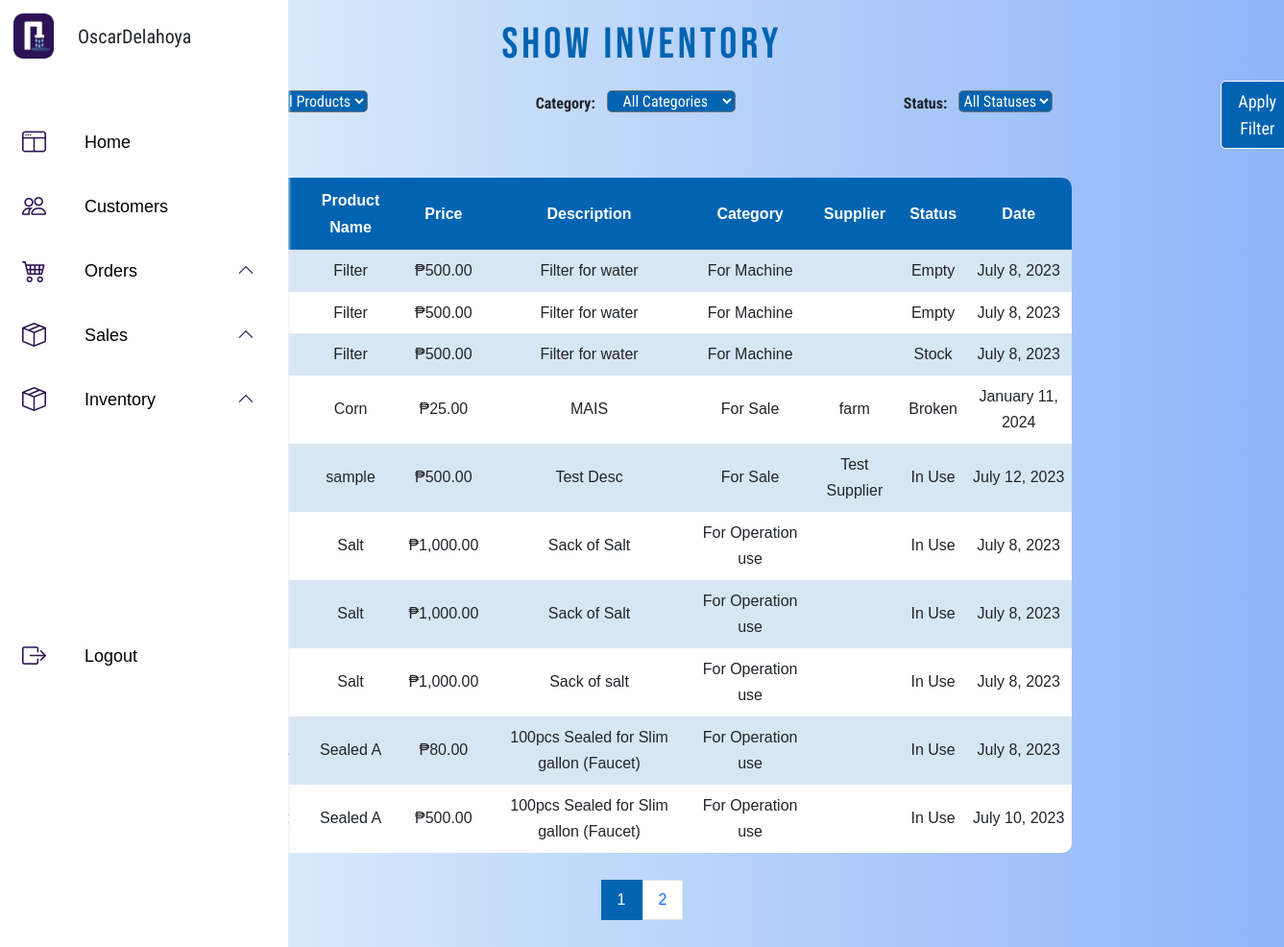
The app's page /admin/show_Inventory.php (signed in) with its own data.
### tables this page shows
CREATE TABLE `inventory` (
  `product_id` varchar(50) NOT NULL,
  `product_name` varchar(100) NOT NULL,
  `price` int(9) NOT NULL,
  `quantity` int(11) DEFAULT 0,
  `description` varchar(100) NOT NULL,
  `category` enum('For Machine','For Sale','For Operation use') NOT NULL,
  `supplier` varchar(50) NOT NULL,
  `status` enum('In Use','Stock','Empty','Broken') NOT NULL,
  `datetime` datetime DEFAULT NULL,
  `image` mediumblob DEFAULT NULL
);

### admin/show_Inventory.php (the view, shortened to what this page needs)
<?php
$servername = "localhost";
$username = 'root';
$password = '';
$dbname = "tentian";
$conn = new mysqli($servername, $username, $password, $dbname);
$recordsPerPage = 10;
$currentPage = isset($_GET['page']) ? intval($_GET['page']) : 1;
$offset = ($currentPage - 1) * $recordsPerPage;
$sql = "SELECT product_id, product_name, price, description, category, supplier, status, datetime FROM inventory";
$sql .= " LIMIT $offset, $recordsPerPage";
$result = $conn->query($sql);
?>
<!DOCTYPE html>
<html>
<head>
    <link href="https://cdn.jsdelivr.net/npm/bootstrap@5.3.0-alpha3/dist/css/bootstrap.min.css" rel="stylesheet">
    <link rel="stylesheet" href="https://cdn.jsdelivr.net/npm/bootstrap-icons@1.10.5/font/bootstrap-icons.css">
    <link rel="stylesheet" href="../admin/files/admin.css">
    <link rel="stylesheet" href="https://unpkg.com/aos@next/dist/aos.css"/>
</head>
<body>
    <?php include ('../admin/adminsidebar.php')?>
    <div class="main-content">
        <div class="showI"><h1>Show Inventory</h1></div>
        <div class="showI-table" data-aos="fade-up">
            <form method="POST">
                <div class="filter">
                    <label for="product-name-filter">Product Name:</label>
                    <select name="product-name-filter" id="product-name-filter">
                        <option value="">All Products</option>
                    </select>
                    <label for="category-filter">Category:</label>
                    <select name="category-filter" id="category-filter">
                        <option value="">All Categories</option>
                    </select>
                    <label for="status-filter">Status:</label>
                    <select name="status-filter" id="status-filter">
                        <option value="">All Statuses</option>
                    </select>
                    <button type="submit" name="apply" class="apply-filter">Apply Filter</button>
                </div>
            </form>
            <table>
                <thead>
                    <tr>
                        <th>Product ID</th>
                        <th>Product Name</th>
                        <th>Price</th>
                        <th>Description</th>
                        <th>Category</th>
                        <th>Supplier</th>
                        <th>Status</th>
                        <th>Date</th>
                    </tr>
                </thead>
                <tbody>
                    <?php
                    if ($result->num_rows > 0) {
                        while ($row = $result->fetch_assoc()) {
                            echo "<tr>";
                            echo "<td>" . $row["product_id"] . "</td>";
                            echo "<td>" . $row["product_name"] . "</td>";
                            echo "<td>₱" . number_format($row["price"], 2) . "</td>";
                            echo "<td>" . $row["description"] . "</td>";
                            echo "<td>" . $row["category"] . "</td>";
                            echo "<td>" . $row["supplier"] . "</td>";
                            echo "<td>" . $row["status"] . "</td>";
                            echo "<td>" . date("F j, Y", strtotime($row["datetime"])) . "</td>";
                            echo "</tr>";
                        }
                    } else {
                        echo "<tr><td colspan='8'>No inventory records found</td></tr>";
                    }
                    ?>
                </tbody>
            </table>
        </div>
        <?php
        $totalRecords = $conn->query("SELECT COUNT(*) AS total FROM inventory")->fetch_assoc()['total'];
        $totalPages = ceil($totalRecords / $recordsPerPage);
        ?>
        <div class="pagination">
            <?php
            for ($i = 1; $i <= $totalPages; $i++) {
                $activeClass = ($i === $currentPage) ? "active" : "";
                echo "<a class='page-link $activeClass' href='show_inventory.php?page=$i'>$i</a>";
            }
            ?>
        </div>
    </div>
</body>
</html>

### admin/files/admin.css (style rules this page uses)
* { padding: 0%; margin: 0%; font-family: sans-serif; }
body { height: 100px; background-image: linear-gradient(to right, #ebf8fa, #8fb5fa); }
.main-content { max-width: 70%; margin: 0 auto; padding: 20px; box-sizing: border-box; }
h1 { font-size: 35px; text-align: center; margin-bottom: 20px; }
form { margin-bottom: 20px; }
label { display: block; margin-bottom: 5px; font-weight: bold; }
button[name="apply"] { padding: 7px 17px; background-color: #0064B2; color: #fff; border: 1px solid #fff; font-family: 'Roboto Condensed', sans-serif; transition: .5s; border-radius: 5px; font-size: 18px; margin-bottom: 10px; margin-top: -10px; }
table { width: 100%; border-collapse: collapse; text-align: center; }
table td, table th { padding: 8px; }
table tr:nth-child(even) { background-color: #fff; }
table tr:nth-child(odd) { background-color: #D7E6F3; }
table th { padding-top: 10px; padding-bottom: 10px; background-color: #0064B2; color: white; text-align: center; }
.showI-table { line-height: 27.5px; }
.showI-table table { border-radius: 10px; overflow: hidden; }
.pagination { position: fixed; justify-content: center; bottom: 0; left: 0; width: 100%; padding: 10px; margin-bottom: 20px; }
.pagination a { display: inline-block; padding: 8px 16px; text-decoration: none; transition: background-color 0.3s; }
.pagination a.active { background-color: #0064B2; color: white; border: 1px solid #0064B2; }
.showI h1 { font-family: 'Bebas Neue', sans-serif; letter-spacing: 4px; color: #0064B2; font-size: 45px; }
.filter { display: flex; justify-content: flex-start; align-items: flex-start; }
.filter label { font-family: 'Roboto Condensed', sans-serif; }
.filter select { display: flex; margin-right: 175px; margin-left: 12px; background-color: #0064B2; color: white; font-family: 'Roboto Condensed', sans-serif; border: -1px; border-radius: 5px; text-align: center; }
.filter option { font-family: 'Roboto Condensed', sans-serif; }

### records on screen
inventory: product_name "Filter", price "500.00", description "Filter for water", category "For Machine", status "Empty", datetime "July 8, 2023"
inventory: product_name "Filter", price "500.00", description "Filter for water", category "For Machine", status "Empty", datetime "July 8, 2023"
inventory: product_name "Filter", price "500.00", description "Filter for water", category "For Machine", status "Stock", datetime "July 8, 2023"
inventory: product_name "Corn", price "25.00", description "MAIS", category "For Sale", supplier "farm", status "Broken", datetime "January 11, 2024"
inventory: product_name "sample", price "500.00", description "Test Desc", category "For Sale", supplier "Test Supplier", status "In Use", datetime "July 12, 2023"
inventory: product_name "Salt", price "1,000.00", description "Sack of Salt", category "For Operation use", status "In Use", datetime "July 8, 2023"
inventory: product_name "Salt", price "1,000.00", description "Sack of Salt", category "For Operation use", status "In Use", datetime "July 8, 2023"
inventory: product_name "Salt", price "1,000.00", description "Sack of salt", category "For Operation use", status "In Use", datetime "July 8, 2023"
inventory: product_name "Sealed A", price "80.00", description "100pcs Sealed for Slim gallon (Faucet)", category "For Operation use", status "In Use", datetime "July 8, 2023"
inventory: product_name "Sealed A", price "500.00", description "100pcs Sealed for Slim gallon (Faucet)", category "For Operation use", status "In Use", datetime "July 10, 2023"

### other values on screen
$user['full_name'] "OscarDelahoya"
